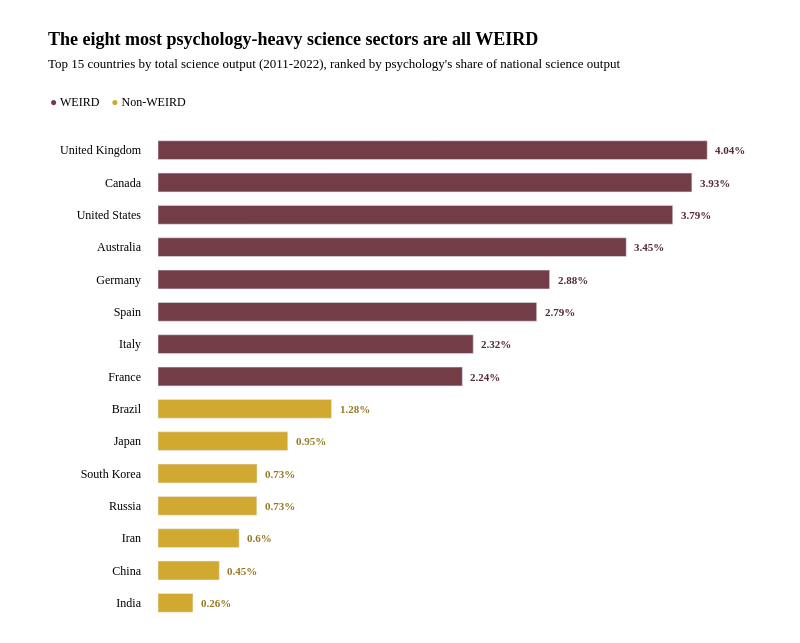

The notebook cell saved with this chart:
### Markdown cell above
### Ranked by share

Ranking the 15 largest science producers by psychology's share of national output separates them cleanly on WEIRD status.

### Code cell
top_by_share = (country_summary_11_22
                .dropna(subset=['SE_articles_total', 'psych_share'])
                .nlargest(15, 'SE_articles_total')
                .sort_values('psych_share')
                .copy())

WEIRD_COLOR, NONWEIRD_COLOR = LEAD, ALT  # The shared pair from Figure guidelines

color_for = {c: (WEIRD_COLOR if c in WEIRD else NONWEIRD_COLOR) for c in top_by_share['Country']}
colors = [color_for[c] for c in top_by_share['Country']]

rank_fig = go.Figure()

rank_fig.add_trace(go.Bar(
    x=(top_by_share['psych_share'] * 100).round(3).tolist(),
    y=top_by_share['Country'].tolist(),
    orientation='h',
    marker=dict(color=colors),
    showlegend=False,
    hoverinfo="skip",
))

for country, share in zip(top_by_share['Country'], top_by_share['psych_share']):
    rank_fig.add_annotation(
        x=share * 100, y=country, xanchor="left", xshift=6, showarrow=False,
        text=f"<b>{share:.2%}</b>".replace('0%', '%').replace('.0%', '%'),
        font=dict(family=SANS, size=11, color=darken(color_for[country])))

rank_fig.update_xaxes(
    showgrid=False, showticklabels=False, zeroline=False,
    range=[0, top_by_share['psych_share'].max() * 100 * 1.005],
    domain=[0, 1]
    )

rank_fig.update_yaxes(
    showgrid=False, zeroline=False, showspikes=False, ticklabelstandoff=16,
    automargin=False, tickfont=dict(family=SANS, size=12))

rank_fig.update_layout(
    autosize=True, paper_bgcolor=BG, plot_bgcolor=BG, bargap=0.42,
    font=dict(family=SANS, size=12, color="black"),
    # l measured for longest label "United Kingdom"; b is small because the
    # x-axis is hidden, so no tick labels or axis title need room below
    hoverlabel=HOVER, margin=dict(t=20, b=20, l=109, r=51))

titled(rank_fig,
       "The eight most psychology-heavy science sectors are all WEIRD",
       "Top 15 countries by total science output (2011-2022), ranked by psychology's share of national science output",
       legend=[("WEIRD", WEIRD_COLOR), ("Non-WEIRD", NONWEIRD_COLOR)],
       png="psych_share_ranked.png", height=643, margin=dict(t=134, b=24, l=158, r=90), title_top=45)

### Figure 1 — Plotly figure (JSON) as saved in the notebook; plotly's stock layout.template omitted (floating-point values rounded to 4 significant figures)
{"data": [{"hoverinfo": "skip", "marker": {"color": ["#D1A830", "#D1A830", "#D1A830", "#D1A830", "#D1A830", "#D1A830", "#D1A830", "#733D47", "#733D47", "#733D47", "#733D47", "#733D47", "#733D47", "#733D47", "#733D47"]}, "orientation": "h", "showlegend": false, "type": "bar", "x": [0.257, 0.451, 0.597, 0.727, 0.729, 0.955, 1.277, 2.24, 2.32, 2.787, 2.882, 3.446, 3.788, 3.929, 4.042], "y": ["India", "China", "Iran", "Russia", "South Korea", "Japan", "Brazil", "France", "Italy", "Spain", "Germany", "Australia", "United States", "Canada", "United Kingdom"]}], "layout": {"annotations": [{"font": {"color": "#967822", "family": "IBM Plex Sans", "size": 11}, "showarrow": false, "text": "<b>0.26%</b>", "x": 0.2569, "xanchor": "left", "xshift": 6, "y": "India"}, {"font": {"color": "#967822", "family": "IBM Plex Sans", "size": 11}, "showarrow": false, "text": "<b>0.45%</b>", "x": 0.4506, "xanchor": "left", "xshift": 6, "y": "China"}, {"font": {"color": "#967822", "family": "IBM Plex Sans", "size": 11}, "showarrow": false, "text": "<b>0.6%</b>", "x": 0.5968, "xanchor": "left", "xshift": 6, "y": "Iran"}, {"font": {"color": "#967822", "family": "IBM Plex Sans", "size": 11}, "showarrow": false, "text": "<b>0.73%</b>", "x": 0.7267, "xanchor": "left", "xshift": 6, "y": "Russia"}, {"font": {"color": "#967822", "family": "IBM Plex Sans", "size": 11}, "showarrow": false, "text": "<b>0.73%</b>", "x": 0.7292, "xanchor": "left", "xshift": 6, "y": "South Korea"}, {"font": {"color": "#967822", "family": "IBM Plex Sans", "size": 11}, "showarrow": false, "text": "<b>0.95%</b>", "x": 0.955, "xanchor": "left", "xshift": 6, "y": "Japan"}, {"font": {"color": "#967822", "family": "IBM Plex Sans", "size": 11}, "showarrow": false, "text": "<b>1.28%</b>", "x": 1.277, "xanchor": "left", "xshift": 6, "y": "Brazil"}, {"font": {"color": "#522b33", "family": "IBM Plex Sans", "size": 11}, "showarrow": false, "text": "<b>2.24%</b>", "x": 2.24, "xanchor": "left", "xshift": 6, "y": "France"}, {"font": {"color": "#522b33", "family": "IBM Plex Sans", "size": 11}, "showarrow": false, "text": "<b>2.32%</b>", "x": 2.32, "xanchor": "left", "xshift": 6, "y": "Italy"}, {"font": {"color": "#522b33", "family": "IBM Plex Sans", "size": 11}, "showarrow": false, "text": "<b>2.79%</b>", "x": 2.787, "xanchor": "left", "xshift": 6, "y": "Spain"}, {"font": {"color": "#522b33", "family": "IBM Plex Sans", "size": 11}, "showarrow": false, "text": "<b>2.88%</b>", "x": 2.882, "xanchor": "left", "xshift": 6, "y": "Germany"}, {"font": {"color": "#522b33", "family": "IBM Plex Sans", "size": 11}, "showarrow": false, "text": "<b>3.45%</b>", "x": 3.446, "xanchor": "left", "xshift": 6, "y": "Australia"}, {"font": {"color": "#522b33", "family": "IBM Plex Sans", "size": 11}, "showarrow": false, "text": "<b>3.79%</b>", "x": 3.788, "xanchor": "left", "xshift": 6, "y": "United States"}, {"font": {"color": "#522b33", "family": "IBM Plex Sans", "size": 11}, "showarrow": false, "text": "<b>3.93%</b>", "x": 3.929, "xanchor": "left", "xshift": 6, "y": "Canada"}, {"font": {"color": "#522b33", "family": "IBM Plex Sans", "size": 11}, "showarrow": false, "text": "<b>4.04%</b>", "x": 4.042, "xanchor": "left", "xshift": 6, "y": "United Kingdom"}, {"font": {"color": "black", "family": "IBM Plex Sans", "size": 12}, "showarrow": false, "text": "<span style='color:#733D47'>●</span> WEIRD&nbsp;&nbsp;&nbsp;&nbsp;<span style='color:#D1A830'>●</span> Non-WEIRD", "x": -0.1993, "xanchor": "left", "xref": "paper", "y": 1.085, "yref": "paper"}], "autosize": false, "bargap": 0.42, "font": {"color": "black", "family": "IBM Plex Sans", "size": 12}, "height": 643, "hoverlabel": {"bgcolor": "white", "bordercolor": "rgba(0, 0, 0, 0.1)", "font": {"color": "black", "family": "IBM Plex Sans", "size": 12}}, "margin": {"b": 24, "l": 158, "r": 90, "t": 134}, "paper_bgcolor": "white", "plot_bgcolor": "white", "title": {"font": {"color": "black", "family": "IBM Plex Sans", "size": 18}, "text": "<b>The eight most psychology-heavy science sectors are all WEIRD</b><br><span style='font-family:Newsreader;font-size:13px'>Top 15 countries by total science output (2011-2022), ranked by psychology's share of national science output</span>", "x": 0.06, "xanchor": "left", "xref": "container", "y": 0.93, "yanchor": "top"}, "width": 800, "xaxis": {"domain": [0, 1], "range": [0, 4.062], "showgrid": false, "showticklabels": false, "zeroline": false}, "yaxis": {"automargin": false, "showgrid": false, "showspikes": false, "tickfont": {"family": "IBM Plex Sans", "size": 12}, "ticklabelstandoff": 16, "zeroline": false}}}
